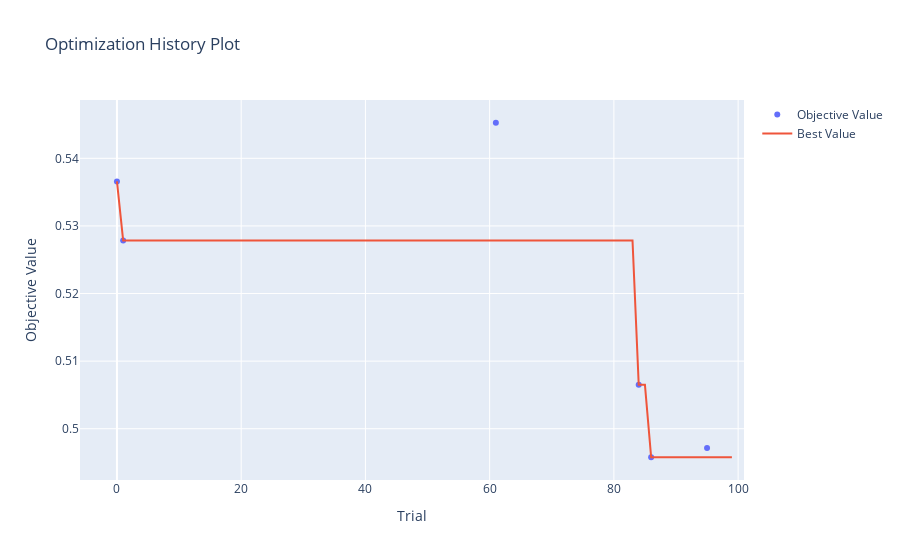
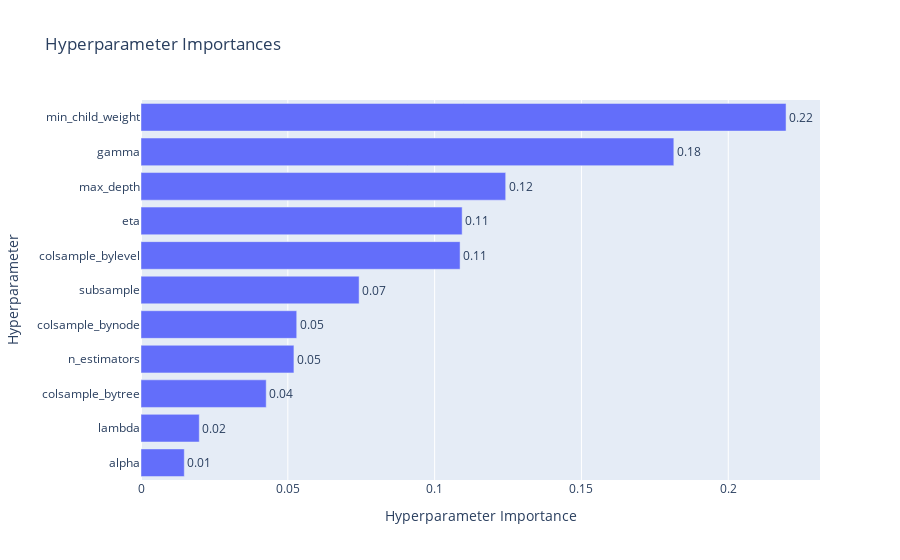

Write notebook code for charts like these, in order.
### Code cell
import optuna
import xgboost as xgb
from sklearn.model_selection import train_test_split
from sklearn.metrics import mean_absolute_error, r2_score
import numpy as np
from sklearn.compose import ColumnTransformer
from sklearn.preprocessing import StandardScaler, OrdinalEncoder
from sklearn.pipeline import Pipeline

# Split the dataset
X_train, X_test, y_train, y_test = train_test_split(X, y_transformed, test_size=0.2, random_state=42)

# Define preprocessing
numeric_features = ['bedRoom', 'bathroom', 'built_up_area', 'servant room', 'store room']
categorical_features = ['property_type', 'sector', 'balcony', 'agePossession', 
                       'furnishing_type', 'luxury_category', 'floor_category']

preprocessor = ColumnTransformer(
    transformers=[
        ('num', StandardScaler(), numeric_features),
        ('cat', OrdinalEncoder(handle_unknown='use_encoded_value', unknown_value=-1), 
         categorical_features)
    ]
)

def objective(trial):
    # Hyperparameter search space
    param = {
        'verbosity': 0,
        'objective': 'reg:squarederror',
        'eval_metric': 'mae',
        'booster': 'gbtree',
        'lambda': trial.suggest_float('lambda', 1e-8, 1.0, log=True),
        'alpha': trial.suggest_float('alpha', 1e-8, 1.0, log=True),
        'eta': trial.suggest_float('eta', 0.01, 0.3),
        'gamma': trial.suggest_float('gamma', 1e-8, 1.0, log=True),
        'max_depth': trial.suggest_int('max_depth', 3, 25),
        'min_child_weight': trial.suggest_int('min_child_weight', 1, 10),
        'subsample': trial.suggest_float('subsample', 0.4, 1.0),
        'colsample_bytree': trial.suggest_float('colsample_bytree', 0.4, 1.0),
        'colsample_bylevel': trial.suggest_float('colsample_bylevel', 0.4, 1.0),
        'colsample_bynode': trial.suggest_float('colsample_bynode', 0.4, 1.0),
        'n_estimators': trial.suggest_int('n_estimators', 100, 1000)
    }

    # Preprocess the data
    X_train_processed = preprocessor.fit_transform(X_train)
    X_test_processed = preprocessor.transform(X_test)
    
    # Create DMatrix for XGBoost
    dtrain = xgb.DMatrix(X_train_processed, label=y_train)
    dtest = xgb.DMatrix(X_test_processed, label=y_test)

    # Define pruning callback
    pruning_callback = optuna.integration.XGBoostPruningCallback(trial, "eval-mae")

    # Train the model
    bst = xgb.train(
        param,
        dtrain,
        num_boost_round=param['n_estimators'],
        evals=[(dtrain, "train"), (dtest, "eval")],
        early_stopping_rounds=50,
        callbacks=[pruning_callback]
    )

    # Predict on test set
    preds = bst.predict(dtest)
    
    # Calculate metrics
    mae = mean_absolute_error(np.expm1(y_test), np.expm1(preds))
    r2 = r2_score(y_test, preds)
    
    print(f"\nTrial Results:")
    print(f"MAE: {mae:.4f}")
    print(f"R2 Score: {r2:.4f}")
    
    return mae

# Create and run study
study = optuna.create_study(
    direction='minimize',
    pruner=optuna.pruners.SuccessiveHalvingPruner()
)
study.optimize(objective, n_trials=100)

# Train final model with best parameters
best_params = study.best_trial.params
best_params['objective'] = 'reg:squarederror'
best_params['eval_metric'] = 'mae'

# Preprocess final data
X_train_processed = preprocessor.fit_transform(X_train)
X_test_processed = preprocessor.transform(X_test)

# Create and train final model
dtrain = xgb.DMatrix(X_train_processed, label=y_train)
dtest = xgb.DMatrix(X_test_processed, label=y_test)
final_model = xgb.train(
    best_params,
    dtrain,
    num_boost_round=best_params['n_estimators'],
    early_stopping_rounds=50,
    evals=[(dtrain, "train"), (dtest, "eval")]
)

# Final evaluation
final_preds = final_model.predict(dtest)
final_mae = mean_absolute_error(np.expm1(y_test), np.expm1(final_preds))
final_r2 = r2_score(y_test, final_preds)

print("\nBest trial:")
print("  MAE: ", study.best_trial.value)
print("\nBest hyperparameters:")
for key, value in study.best_trial.params.items():
    print(f"    {key}: {value}")

print("\nFinal Model Performance:")
print(f"MAE: {final_mae:.4f}")
print(f"R2 Score: {final_r2:.4f}")

# Visualization
try:
    import plotly
    fig1 = optuna.visualization.plot_optimization_history(study)
    fig2 = optuna.visualization.plot_param_importances(study)
    fig1.show()
    fig2.show()
except:
    print("Visualization requires plotly to be installed")

### Figure 1 — Plotly figure (JSON) as saved in the notebook; plotly's stock layout.template omitted (floating-point values rounded to 4 significant figures)
{"data": [{"mode": "markers", "name": "Objective Value", "type": "scatter", "x": [0, 1, 61, 84, 86, 95], "y": [0.5366, 0.5278, 0.5453, 0.5065, 0.4958, 0.4971]}, {"mode": "lines", "name": "Best Value", "type": "scatter", "x": [0, 1, 2, 3, 4, 5, 6, 7, 8, 9, 10, 11, 12, 13, 14, 15, 16, 17, 18, 19, 20, 21, 22, 23, 24, 25, 26, 27, 28, 29, 30, 31, 32, 33, 34, 35, 36, 37, 38, 39, 40, 41, 42, 43, 44, 45, 46, 47, 48, 49, 50, 51, 52, 53, 54, 55, 56, 57, 58, 59, 60, 61, 62, 63, 64, 65, 66, 67, 68, 69, 70, 71, 72, 73, 74, 75, 76, 77, 78, 79, 80, 81, 82, 83, 84, 85, 86, 87, 88, 89, 90, 91, 92, 93, 94, 95, 96, 97, 98, 99], "y": [0.5366, 0.5278, 0.5278, 0.5278, 0.5278, 0.5278, 0.5278, 0.5278, 0.5278, 0.5278, 0.5278, 0.5278, 0.5278, 0.5278, 0.5278, 0.5278, 0.5278, 0.5278, 0.5278, 0.5278, 0.5278, 0.5278, 0.5278, 0.5278, 0.5278, 0.5278, 0.5278, 0.5278, 0.5278, 0.5278, 0.5278, 0.5278, 0.5278, 0.5278, 0.5278, 0.5278, 0.5278, 0.5278, 0.5278, 0.5278, 0.5278, 0.5278, 0.5278, 0.5278, 0.5278, 0.5278, 0.5278, 0.5278, 0.5278, 0.5278, 0.5278, 0.5278, 0.5278, 0.5278, 0.5278, 0.5278, 0.5278, 0.5278, 0.5278, 0.5278, 0.5278, 0.5278, 0.5278, 0.5278, 0.5278, 0.5278, 0.5278, 0.5278, 0.5278, 0.5278, 0.5278, 0.5278, 0.5278, 0.5278, 0.5278, 0.5278, 0.5278, 0.5278, 0.5278, 0.5278, 0.5278, 0.5278, 0.5278, 0.5278, 0.5065, 0.5065, 0.4958, 0.4958, 0.4958, 0.4958, 0.4958, 0.4958, 0.4958, 0.4958, 0.4958, 0.4958, 0.4958, 0.4958, 0.4958, 0.4958]}, {"marker": {"color": "#cccccc"}, "mode": "markers", "name": "Infeasible Trial", "showlegend": false, "type": "scatter", "x": [], "y": []}], "layout": {"title": {"text": "Optimization History Plot"}, "xaxis": {"title": {"text": "Trial"}}, "yaxis": {"title": {"text": "Objective Value"}}}}

### Figure 2 — Plotly figure (JSON) as saved in the notebook; plotly's stock layout.template omitted (floating-point values rounded to 4 significant figures)
{"data": [{"cliponaxis": false, "hovertemplate": ["alpha (FloatDistribution): 0.014743088735235055<extra></extra>", "lambda (FloatDistribution): 0.019844322613632247<extra></extra>", "colsample_bytree (FloatDistribution): 0.04264161304977745<extra></extra>", "n_estimators (IntDistribution): 0.05208029910583398<extra></extra>", "colsample_bynode (FloatDistribution): 0.053036163622810426<extra></extra>", "subsample (FloatDistribution): 0.07427796741265834<extra></extra>", "colsample_bylevel (FloatDistribution): 0.10866595907397605<extra></extra>", "eta (FloatDistribution): 0.10937176617804834<extra></extra>", "max_depth (IntDistribution): 0.1242002970572012<extra></extra>", "gamma (FloatDistribution): 0.1814604265328929<extra></extra>", "min_child_weight (IntDistribution): 0.21967809661793428<extra></extra>"], "name": "Objective Value", "orientation": "h", "text": ["0.01", "0.02", "0.04", "0.05", "0.05", "0.07", "0.11", "0.11", "0.12", "0.18", "0.22"], "textposition": "outside", "type": "bar", "x": [0.01474, 0.01984, 0.04264, 0.05208, 0.05304, 0.07428, 0.1087, 0.1094, 0.1242, 0.1815, 0.2197], "y": ["alpha", "lambda", "colsample_bytree", "n_estimators", "colsample_bynode", "subsample", "colsample_bylevel", "eta", "max_depth", "gamma", "min_child_weight"]}], "layout": {"title": {"text": "Hyperparameter Importances"}, "xaxis": {"title": {"text": "Hyperparameter Importance"}}, "yaxis": {"title": {"text": "Hyperparameter"}}}}
